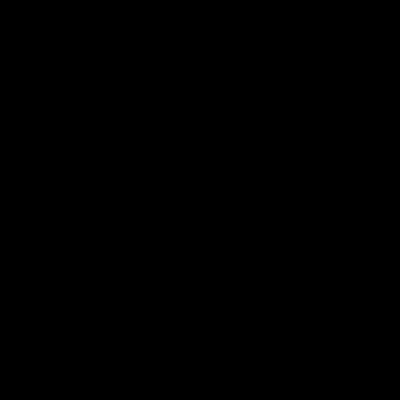
Frame 1 (no input)
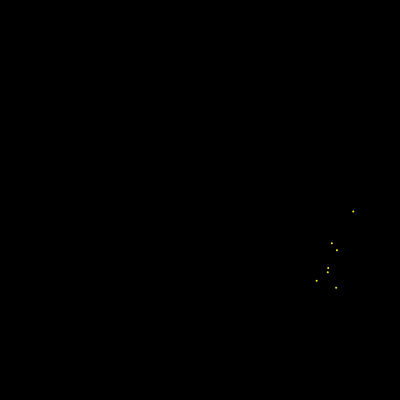
Frame 60 (no input)
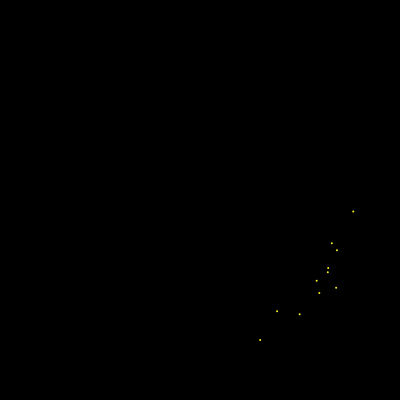
Frame 120 (the mouse pressed at the canvas centre since frame 60)

The p5.js sketch that drew these frames (run headless with seeded random() and noise() and a simulated clock; from frame 60 on, the mouse is pressed at the canvas centre):

// p5.js sketch
// ── sketch.js
// Polar Coordinates (Basic Polar Coordinates)
// The Nature of Code
// The Coding Train / Daniel Shiffman
// https://youtu.be/O5wjXoFrau4
// https://thecodingtrain.com/learning/nature-of-code/3.4-polar-coordinates.html

// Basic Polar Coordinates: https://editor.p5js.org/codingtrain/sketches/DHetsOfgz
// Spiral: https://editor.p5js.org/codingtrain/sketches/BnJ_4U4cr
// Random Trail: https://editor.p5js.org/codingtrain/sketches/WqK-qD1vU
// Circular Shape: https://editor.p5js.org/codingtrain/sketches/s10TQXDZv

let angle = 0;
let r = 150;

function setup() {
  createCanvas(400, 400);
  background(0); //(0, 10) opacity of the background relative to current color range (default is 0-255) (Optional) 

}

function draw() {

  // stroke(255);
  // strokeWeight(4);
  // noFill();
  translate(200, 200);
  // let r = 150;
  // circle(0, 0, r * 2);

  strokeWeight(2);
  stroke(252, 238, 33);
  // r = r + random(-5, 5);
  let x = (r * cos(angle))+ random(-10, 10);
  let y = r * sin(angle)+ random(-10, 10);

  let rnd = random(); 
  if(rnd<.07){
    point(x, y);
  }
  

  angle += 0.01;
  r -= .02; 

  // if(angle>TWO_PI){
  //   noLoop();
  // }
  
  // let v = isLooping();
  // console.log(v);


  if(!isLooping()){
    console.log("stopped")
    }
  // console.log(r, angle);
}
